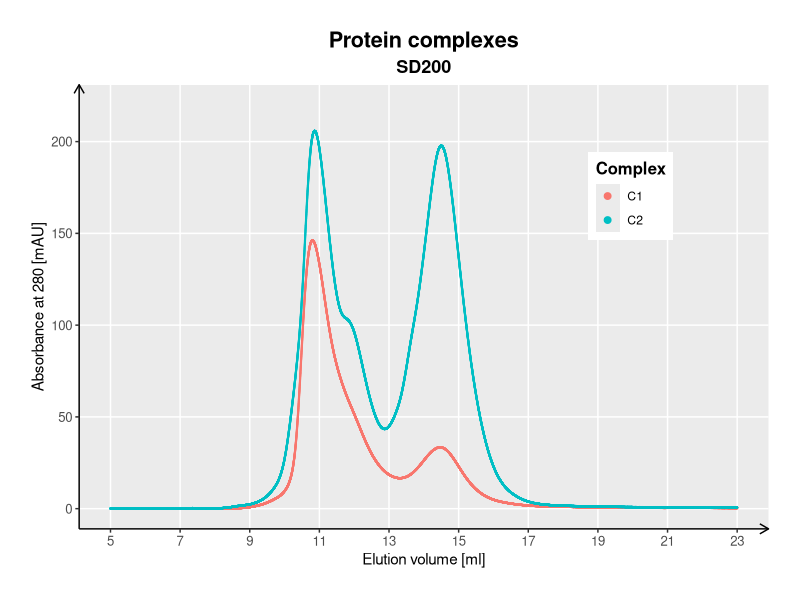

Recreate this plot in R.
## ---- chunk 1
knitr::opts_chunk$set(fig.path='Figs/')
## ---- chunk 2

setwd("~/Desktop/GitHub/Homework_3")

## ---- chunk 3

#Load data.table and ggplot2 packages.

library(data.table)
library(ggplot2)

## ---- chunk 4

#Load the workbook using fread().

workbook <- fread("AKTA.csv")

## ---- chunk 5

#Making the plot.

ggplot(workbook, aes(x = SPRml, y = SPRuv, color = Complex)) +
  geom_point(size = 0.1) +
 
#Adjusting the scales.
  
  scale_x_continuous(breaks=c(5,7,9,11,13,15,17,19,21,23), limits = c(5, 23)) +
  ylim(0, 220) +
 
#Adding labels to ahes and the title. 
  
  labs(x = "Elution volume [ml]", y = "Absorbance at 280 [mAU]", title = "Protein complexes", subtitle = "SD200") +
 
#Changing the size of the dots in the legend. 
  
  guides(colour = guide_legend(override.aes = list(size=2))) +

#Making the plot pretty.
  
  theme( 
    legend.position = c(0.8, 0.75),
    legend.title = element_text(size = 12),

    panel.grid = element_blank(),
    panel.grid.major = element_line(colour = "white"), 
    panel.background = element_rect(fill = "grey92", colour = NA),
    
    axis.title = element_text(face = "plain", size = 11),
    axis.line = element_line(color = "black", arrow = arrow(length = unit(0.1, "inches"))),
    
    axis.text.x = element_text(size = 9.5), 
    axis.text.y = element_text(size = 9.5),
    
    
    title = element_text(face = "bold", size = 13),
    
    plot.subtitle = element_text (hjust = 0.5),
    plot.title = element_text(hjust = 0.5),

    plot.margin = margin(0.8, 0.8, 0.8, 0.8, "cm"))



